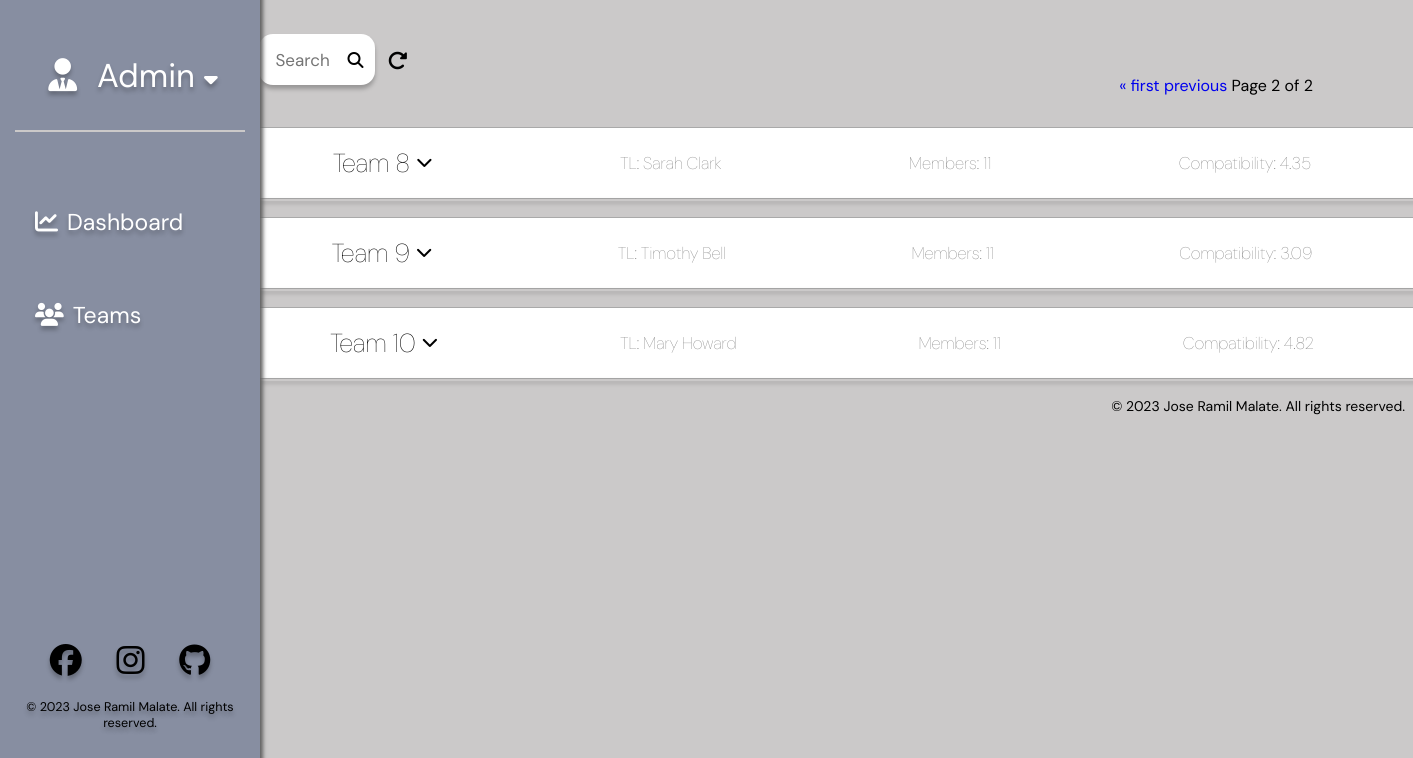
The app's page /teams/?page=2 with its own data.
### qtb_app/models.py (models this page shows, shortened)
class BaseModel(models.Model):
    created_at = models.DateTimeField(auto_now_add=True, db_index=True,)
    updated_at = models.DateTimeField(auto_now=True)
    objects = models.Manager()
    class Meta:
        abstract = True

class Team(BaseModel):
    team_leader = models.ForeignKey(Employee, null=True, blank=True, on_delete=models.CASCADE)
    performance_rating = models.DecimalField(max_digits=5, decimal_places=2)
    compatibility_rating = models.DecimalField(max_digits=5, decimal_places=2)
    task = models.ForeignKey(Task, null=True, blank=True, on_delete=models.CASCADE)

class Employee(BaseModel):
    name = models.CharField(max_length=100)
    age = models.IntegerField()
    email = models.EmailField(max_length=100)
    phone_num = PhoneField(blank=True)
    team_id = models.ForeignKey('Team', null=True, blank=True, on_delete=models.CASCADE)

### qtb_app/views.py (the view)
# urls.py: path('teams/', views.team_list, name='teams-view'),
def team_list(request):
    teams = Team.objects.all()
    search_query = request.GET.get('search', '')
    if 'refresh' in request.GET:
        search_query = ''
    team_data = []
    for team in teams:
        team_leader_match = team.team_leader.name.lower().find(search_query.lower()) != -1
        team_id_match = str(team.id).find(search_query) != -1
        member_name_match = Employee.objects.filter(
            team_id=team.id,
            name__icontains=search_query
        ).exists()
        if search_query and not (team_leader_match or team_id_match or member_name_match):
            continue
        team_data.append({
            'team': team,
            'team_leader': team.team_leader,
            'members': Employee.objects.filter(team_id=team.id),
        })
        paginator = Paginator(team_data, 7)
        page = request.GET.get('page')
        try:
            data_per_page = paginator.page(page)
        except PageNotAnInteger:
            data_per_page = paginator.page(1)
        except EmptyPage:
            data_per_page = paginator.page(paginator.num_pages)
    context = {
        'teams': data_per_page,
        'is_paginated': True,
    }
    return render(request, 'pages/team_page.html', context)

### qtb_app/templates/pages/team_page.html (shortened to what this page needs)
{% extends 'base.html' %}
{% load static %}
{% block content %}
    {% include 'includes/pagination.html' %}
    <div class="button-container">
        <form action="{% url 'teams-view' %}" class="search-form" id="search-form" method="GET">
            <input type="search" name="search" placeholder="Search" class="search-container"><i class="fa-solid fa-magnifying-glass" id="submit-icon"></i>
        </form>
        <form action="#" class="refresh-form" method="GET">
            <button type="submit" class="refresh-button"></button>
        </form>
    </div>
    {% for data in teams %}
        <button class="team-crumb collapsible" onclick="changeChevron(this)">
            <p class="mediumtxt">Team {{ data.team.id }}<i class="fa-chevron-down fa-solid fa-2xs"></i></p>
            <p class="smalltxt gray">TL: {{ data.team_leader.name }}</p>
            <p class="smalltxt gray">Members: {{ data.members|length|add:1 }}</p>
            <p class="smalltxt gray">Compatibility: {{ data.team.compatibility_rating }}</p>
        </button>
        <div class="crumb-overlay scrollable">
            <table class="table-overlay">
                <thead>
                    <tr>
                        <th>ID</th>
                        <th>Name</th>
                        <th>Age</th>
                        <th>Email</th>
                        <th>Phone Number</th>
                    </tr>
                </thead>
            </table>
        </div>
    {% endfor %}
{% endblock %}

### qtb_app/static/css/styles.css (style rules this page uses)
:root { --ocean: #878EA1; --gray: #A9A9A9; --soft_gray: #CBC9C9; --light_green: #86FF99; --light_shadow: rgb(0, 0, 0, 25%); --active_color: #D9D9D9; --dark_gray: #787878; --white_overlay: #F5EEEE; --peach: #FFF3B6; }
* { font-family: 'DM Sans', sans-serif; }
body { background-color: var(--soft_gray); }
table { border-collapse: collapse; overflow: scroll; }
.scrollable { position: relative; overflow: auto; }
thead { height: 41px; background-color: #B7B7B7; position: sticky; top: 0; }
.mediumtxt { font-size: 26px; }
.smalltxt { font-size: 17px; }
.team-crumb { width: 1180px; height: 72px; background-color: white; border: 1px solid var(--gray); display: flex; }
.team-crumb p { font-weight: lighter; height: fit-content; margin: auto; padding-right: 55px; }
.gray { color: var(--dark_gray); }
p > i { margin-left: 6px; }
.crumb-overlay { width: 1180px; height: 260px; max-height: 0; background-color: var(--white_overlay); border: 1px solid var(--soft_gray); box-shadow: 0 2px 4px 0 var(--light_shadow); transition: max-height 0.2s ease-out; overflow: auto; margin-bottom: 16px; }
.crumb-overlay, .team-crumb { margin-left: 18%; }
.table-overlay { width: 100%; border-collapse: separate; border-spacing: 0; text-align: center; }
.table-overlay thead { position: sticky; top: 0; }
.table-overlay thead tr { height: 38px; background-color: var(--ocean); }
.collapsible { cursor: pointer; }
.search-container { border-radius: 14px; box-shadow: 0 4px 4px 0 var(--light_shadow); background-color: white; text-decoration: none; padding-left: 16px; font-size: 17px; outline: none; border: none; }
input+i { position: relative; right: 28px; cursor: pointer; }
input[type='search'] { height: 51px; width: 116px; padding-right: 29px; transition: width 0.2s ease-in-out; overflow: hidden; }
.refresh-form { margin-left: -10px; }
.refresh-button { background: none; border: none; cursor: pointer; }
.button-container { display: flex; margin-left: 18%; margin-bottom: 42px; margin-top: 34px; align-items: baseline; }

### records on screen
Team: team.id "8", team_leader.name "Sarah Clark", members|length "11", team.compatibility_rating "4.35"
Team: team.id "9", team_leader.name "Timothy Bell", members|length "11", team.compatibility_rating "3.09"
Team: team.id "10", team_leader.name "Mary Howard", members|length "11", team.compatibility_rating "4.82"

### other values on screen
{{ teams.number }} "2"
{{ teams.paginator.num_pages }} "2"
